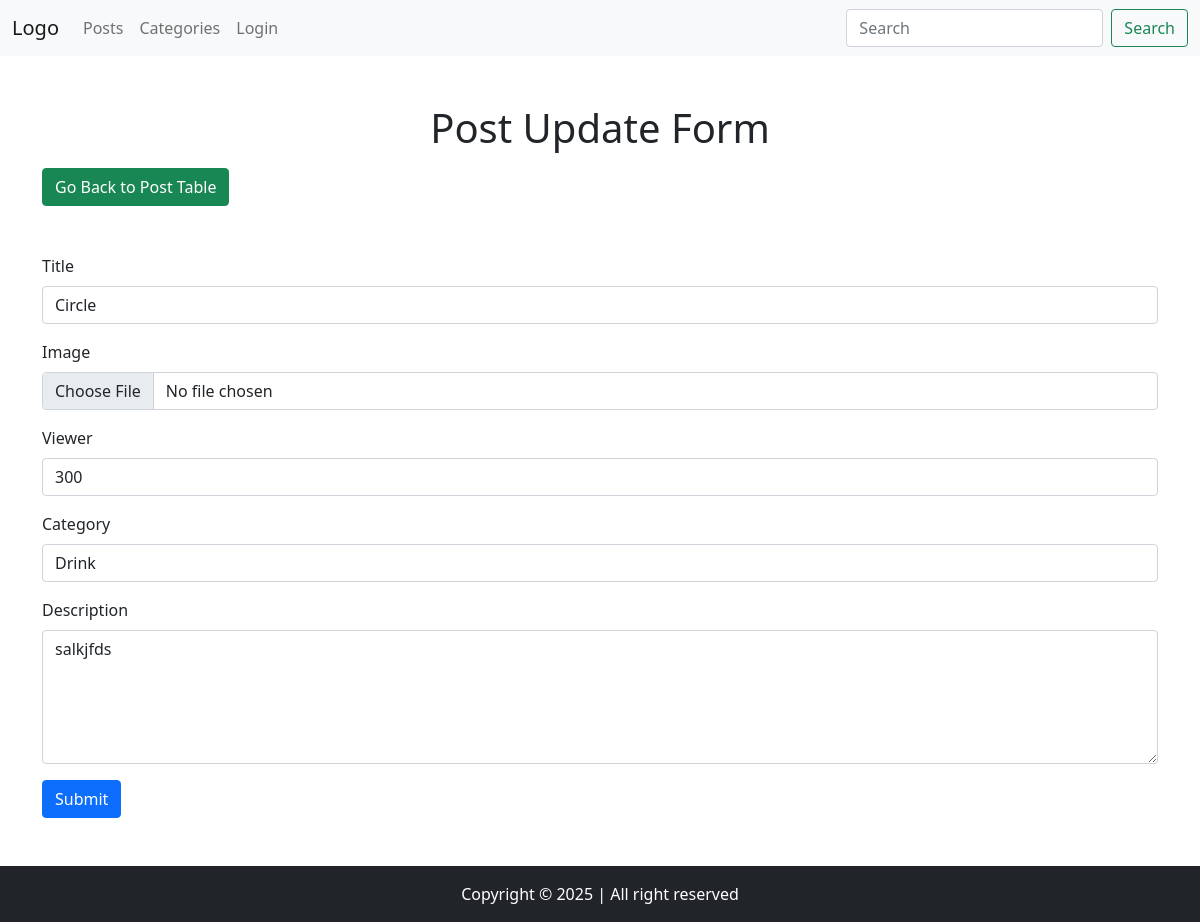
Page /post/update/1/ on the committed database.
### app/models.py (models this page shows)
class PostModel(models.Model):
    title = models.CharField(max_length=50)
    description = models.TextField()
    image = models.ImageField(null=True, upload_to="posts/")
    category = models.ForeignKey(CategoryModel, on_delete=models.CASCADE, null=True)
    viewer = models.IntegerField(default=0)
    created_at = models.DateTimeField(auto_now_add=True)
    updated_at = models.DateTimeField(auto_now=True)

class CategoryModel(models.Model):
    name = models.CharField(max_length=200)
    created_at = models.DateTimeField(auto_now_add=True)
    updated_at = models.DateTimeField(auto_now=True)

### app/views.py (the view, shortened to what this page needs)
# urls.py: path("post/update/<int:pk>/", views.post_update),
def post_update(request, pk):
    post = PostModel.objects.get(id=pk)
    categories = CategoryModel.objects.all()  # 1
    context = {"post": post, "categories": categories}
    if request.method == "GET":
        return render(request, "post_update.html", context)

### templates/post_update.html (shortened to what this page needs)
{% extends 'components/base.html' %}
{% block body %}
<h1 class="text-center mb-3">Post Update Form</h1>
<a href="/post/list/" class="btn btn-success">Go Back to Post Table</a>
<form class="mt-5" method="POST" enctype="multipart/form-data" action="/post/update/{{ post.id }}/">
    <div class="mb-3">
        <label class="form-label">Title</label>
        <input name="title" value="{{ post.title }}" type="text" class="form-control">
    </div>
    <div class="mb-3">
        <label class="form-label">Image</label>
        <input type="file" name="image" class="form-control">
    </div>
    <div class="mb-3">
        <label class="form-label">Viewer</label>
        <input name="viewer" value="{{ post.viewer }}" type="number" class="form-control">
    </div>
    <div class="mb-3">
        <label class="form-label">Category</label>
        <select name="category" class="form-control">
            {% for category in categories %}
            <option value="{{ category.id }}" {% if category.id == post.category.id %}selected{% endif %}>{{ category.name }}</option>
            {% endfor %}
        </select>
    </div>
    <div class="mb-3">
        <label class="form-label">Description</label>
        <textarea name="description" rows="5" class="form-control">{{ post.description }}</textarea>
    </div>
    <button type="submit" class="btn btn-primary">Submit</button>
</form>
{% endblock %}

### rows in the picture
PostModel: title "Circle", viewer "300", category "Drink", description "salkjfds"
